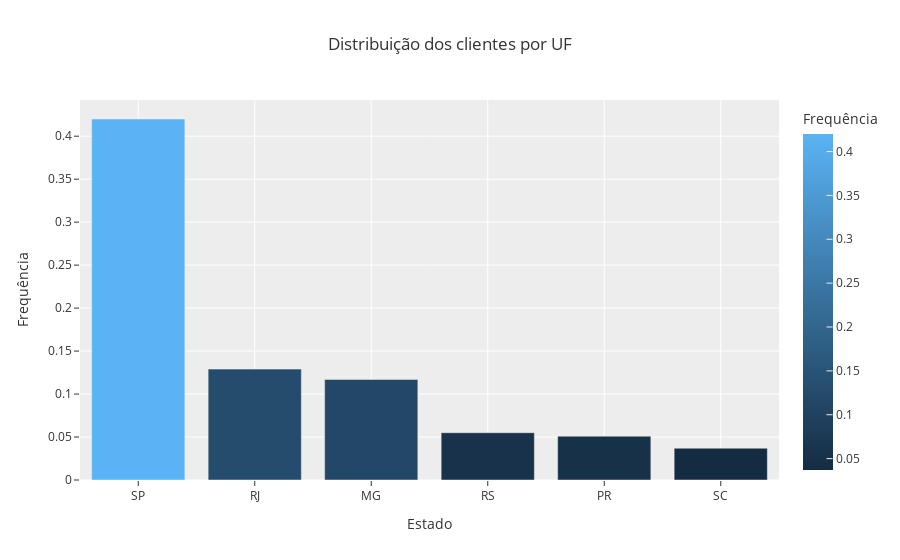

Notebook source saved alongside this figure:
### Markdown cell above
Vamos atualizar informações do gráfico como labels dos eixos para melhorar a exibição!

### Code cell
# Alguns templates
# ["plotly", "plotly_white", "plotly_dark", "ggplot2", "seaborn", "simple_white", "none"]

px.bar(df_uf_dist, x="uf", y="freq_clientes",
       labels={"freq_clientes": "Frequência", "uf": "Estado"},
       title="Distribuição dos clientes por UF", color="freq_clientes",
       template="ggplot2")

### Figure 1 — Plotly figure (JSON) as saved in the notebook; plotly's stock layout.template omitted (floating-point values rounded to 4 significant figures)
{"data": [{"alignmentgroup": "True", "hovertemplate": "Estado=%{x}<br>Frequência=%{marker.color}<extra></extra>", "legendgroup": "", "marker": {"color": [0.42, 0.129, 0.117, 0.055, 0.051, 0.037], "coloraxis": "coloraxis", "pattern": {"shape": ""}}, "name": "", "offsetgroup": "", "orientation": "v", "showlegend": false, "textposition": "auto", "type": "bar", "x": ["SP", "RJ", "MG", "RS", "PR", "SC"], "xaxis": "x", "y": [0.42, 0.129, 0.117, 0.055, 0.051, 0.037], "yaxis": "y"}], "layout": {"barmode": "relative", "coloraxis": {"colorbar": {"title": {"text": "Frequência"}}, "colorscale": [[0, "rgb(20,44,66)"], [1, "rgb(90,179,244)"]]}, "legend": {"tracegroupgap": 0}, "title": {"text": "Distribuição dos clientes por UF"}, "xaxis": {"anchor": "y", "domain": [0, 1], "title": {"text": "Estado"}}, "yaxis": {"anchor": "x", "domain": [0, 1], "title": {"text": "Frequência"}}}}
